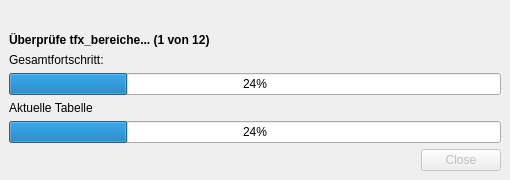
<?xml version="1.0" encoding="UTF-8"?>
<ui version="4.0">
 <class>CheckDatabaseDialog</class>
 <widget class="QDialog" name="CheckDatabaseDialog">
  <property name="windowModality">
   <enum>Qt::ApplicationModal</enum>
  </property>
  <property name="geometry">
   <rect>
    <x>0</x>
    <y>0</y>
    <width>510</width>
    <height>180</height>
   </rect>
  </property>
  <property name="windowTitle">
   <string>Datenbank überprüfen</string>
  </property>
  <property name="modal">
   <bool>true</bool>
  </property>
  <layout class="QVBoxLayout" name="verticalLayout">
   <property name="spacing">
    <number>0</number>
   </property>
   <property name="leftMargin">
    <number>0</number>
   </property>
   <property name="topMargin">
    <number>0</number>
   </property>
   <property name="rightMargin">
    <number>0</number>
   </property>
   <property name="bottomMargin">
    <number>0</number>
   </property>
   <item>
    <widget class="TFHeaderWidget" name="headerWidget" native="true"/>
   </item>
   <item>
    <widget class="QWidget" name="mainWidget" native="true">
     <layout class="QVBoxLayout" name="verticalLayout_2">
      <item>
       <widget class="QLabel" name="currentTableLabel">
        <property name="font">
         <font>
          <weight>75</weight>
          <bold>true</bold>
         </font>
        </property>
        <property name="text">
         <string>Überprüfe tfx_bereiche... (1 von 12)</string>
        </property>
       </widget>
      </item>
      <item>
       <widget class="QLabel" name="tableProgressLabel">
        <property name="font">
         <font>
          <pointsize>9</pointsize>
         </font>
        </property>
        <property name="text">
         <string>Gesamtfortschritt:</string>
        </property>
       </widget>
      </item>
      <item>
       <widget class="QProgressBar" name="tableProgressBar">
        <property name="value">
         <number>24</number>
        </property>
       </widget>
      </item>
      <item>
       <widget class="QLabel" name="columnProgressLabel">
        <property name="font">
         <font>
          <pointsize>9</pointsize>
         </font>
        </property>
        <property name="text">
         <string>Aktuelle Tabelle</string>
        </property>
       </widget>
      </item>
      <item>
       <widget class="QProgressBar" name="columnProgressBar">
        <property name="value">
         <number>24</number>
        </property>
       </widget>
      </item>
      <item>
       <widget class="QDialogButtonBox" name="buttonBox">
        <property name="enabled">
         <bool>false</bool>
        </property>
        <property name="standardButtons">
         <set>QDialogButtonBox::Close</set>
        </property>
       </widget>
      </item>
     </layout>
    </widget>
   </item>
  </layout>
 </widget>
 <customwidgets>
  <customwidget>
   <class>TFHeaderWidget</class>
   <extends>QWidget</extends>
   <header>controls/tfheaderwidget.h</header>
   <container>1</container>
  </customwidget>
 </customwidgets>
 <resources/>
 <connections/>
</ui>
